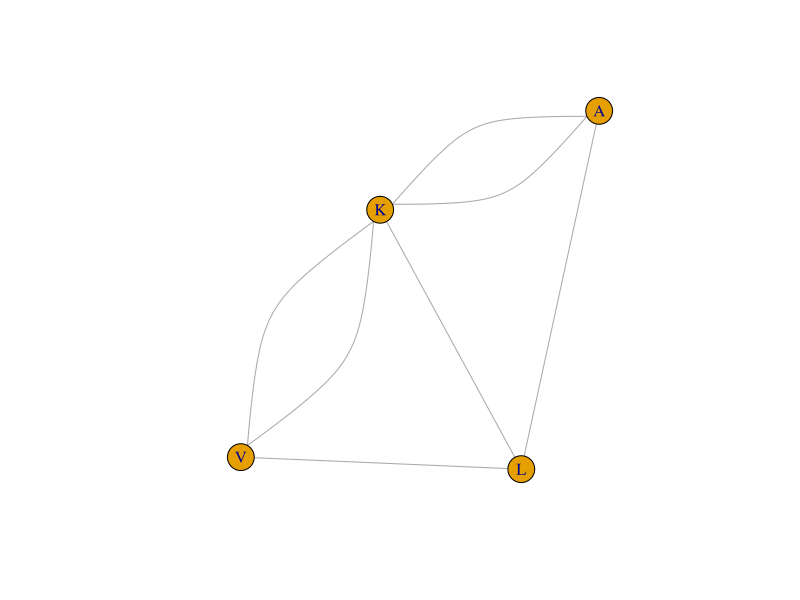
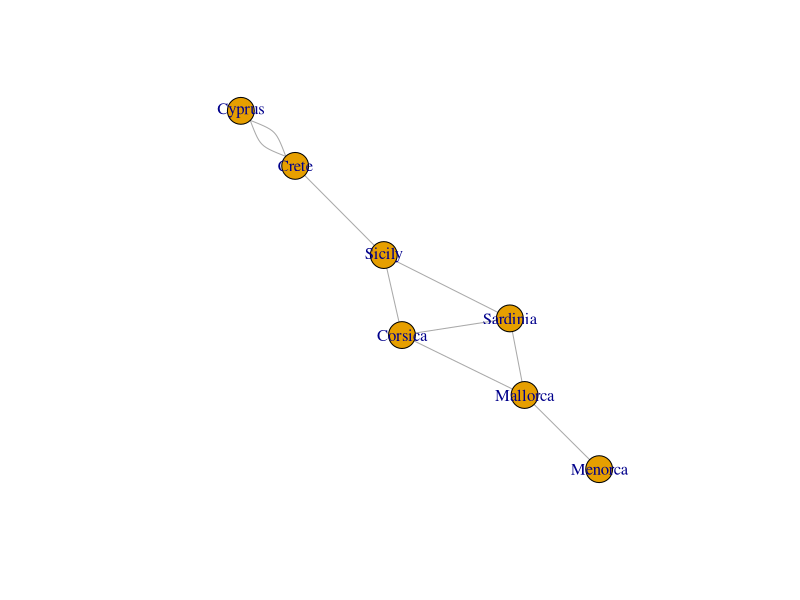
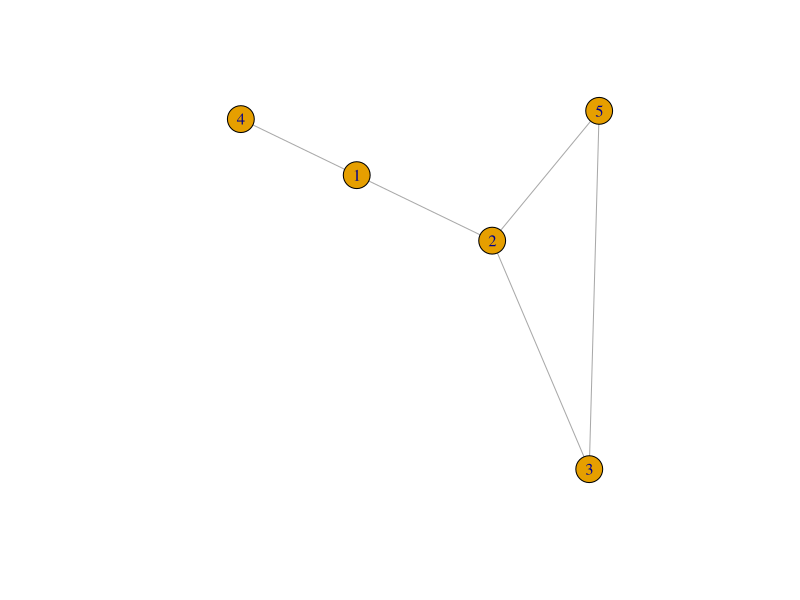
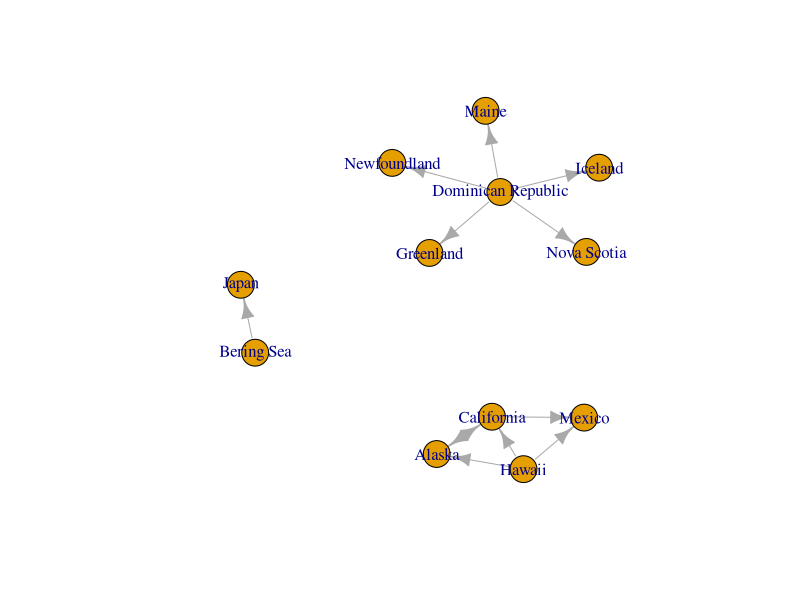
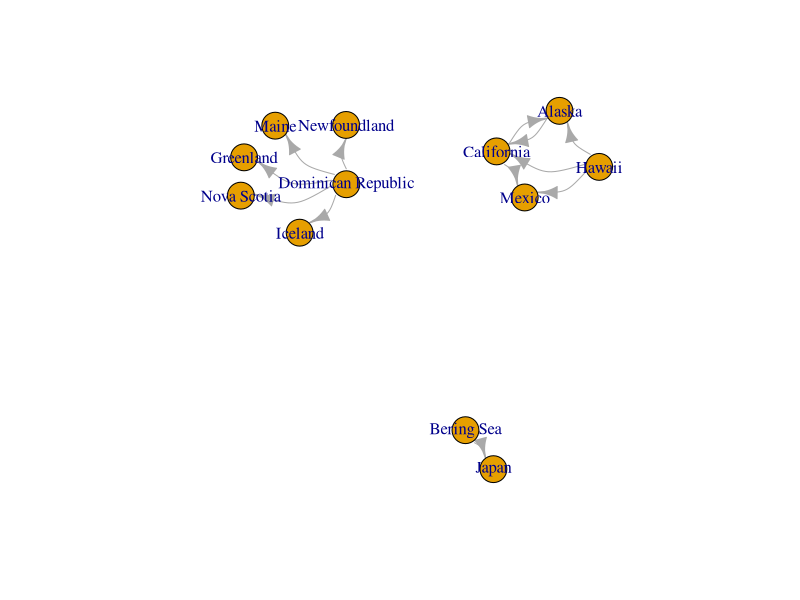

Here is the R script that generated these plots, in order:
## ---- chunk 1
knitr::opts_chunk$set(echo = T)
## ---- chunk 2
# Load the igraph package
if(!require(igraph)) install.packages("igraph"); library(igraph)
## ---- chunk 3
# list available functions for the igraph package:
ls("package:igraph")
## ---- chunk 4
# Define the vertices
vertices <- c("L", "V", "K", "A") 

# Define the edges (pairs of neighborhoods connected by a bridge)
edges <- c("L", "A",
           "L", "K",
           "L", "V",
           "V", "K",
           "A", "K",
           "K", "A",
           "K", "V")

# Create the graph from the edge list
G <- graph(edges, directed=FALSE)

# Add names to the vertices
V(G)$name <- vertices

# Plot the graph
plot(G)
print(G) #identical to 'G'

# Write your answer above this line
## ---- chunk 5
## For demonstration purposes, we'll create a simple graph for seven islands in the Mediterranean Sea.

# Creating a data frame for Mediterranean islands with a single column for names.
mediterranean_islands <- data.frame(
  name = c(
    "Sicily", "Sardinia", "Cyprus", "Crete", "Corsica", "Mallorca", "Menorca"
  )
)

# Creating a data frame for the simple relations between the islands.
# Each pair of islands is connected by a single edge, with no island connected to itself.
relations <- data.frame(
  from = c(
    "Sicily", "Sicily", "Sardinia",
    "Cyprus", "Crete", "Corsica",
    "Corsica", "Mallorca", "Mallorca"
  ),
  to = c(
    "Sardinia", "Crete", "Corsica",
    "Crete", "Cyprus", "Mallorca",
    "Sicily", "Menorca", "Sardinia"
  )
)

# Using the igraph package to create a simple graph object from the relations data frame.
# This graph is undirected, meaning the relationships do not have a specified direction, reflecting the simple nature of the graph.
# The vertices are defined by the mediterranean_islands data frame.
g_med_isl <- graph_from_data_frame(relations, directed = FALSE, vertices = mediterranean_islands)

# Complete the code #
is_simple(g_med_isl)
any_multiple(g_med_isl)
count_multiple(g_med_isl)
any_loop(g_med_isl)
print(g_med_isl)
plot(g_med_isl)

# Write your answer above this line
## ---- chunk 6
# Load the igraph library
library(igraph)

# Create the graph using an edge list
G2 <- igraph::graph(
  edges = c(1, 2,
            2, 3,
            1, 4,
            2, 5,
            3, 5),
  n = 5,
  directed = FALSE
)

# Look into structure
print(G2)

# Visualise
plot(G2)
## ---- chunk 7

whale_locations <- data.frame(
  location = c("Bering Sea", "Japan", "Hawaii", "Alaska", "California", "Mexico", "Dominican Republic", 
               "Maine", "Nova Scotia", "Newfoundland", "Greenland", "Iceland")
)
 
migration_routes <- data.frame(
  from = c("Bering Sea", "Hawaii", "Hawaii", "Hawaii", "California", "Dominican Republic", "Dominican Republic", "Dominican Republic", "Dominican Republic", "Dominican Republic", "Alaska", "California"),
  to = c("Japan", "Alaska", "California", "Mexico", "Mexico", "Maine", "Newfoundland", "Greenland", "Iceland", "Nova Scotia", "California", "Alaska")
  
)

## ---- chunk 8
g_humpback <- igraph::graph_from_data_frame(migration_routes, directed = T, vertices = whale_locations)
## ---- chunk 9
print(g_humpback)
plot(g_humpback) # looks nicer in this example
plot(g_humpback, layout = layout_with_gem, edge.curved = TRUE)
## ---- chunk 10

is.simple(g_humpback)
any_multiple(g_humpback)
which_multiple(g_humpback) 
count_multiple(g_humpback) 
any_loop(g_humpback)
which_loop(g_humpback)

## ---- chunk 11

